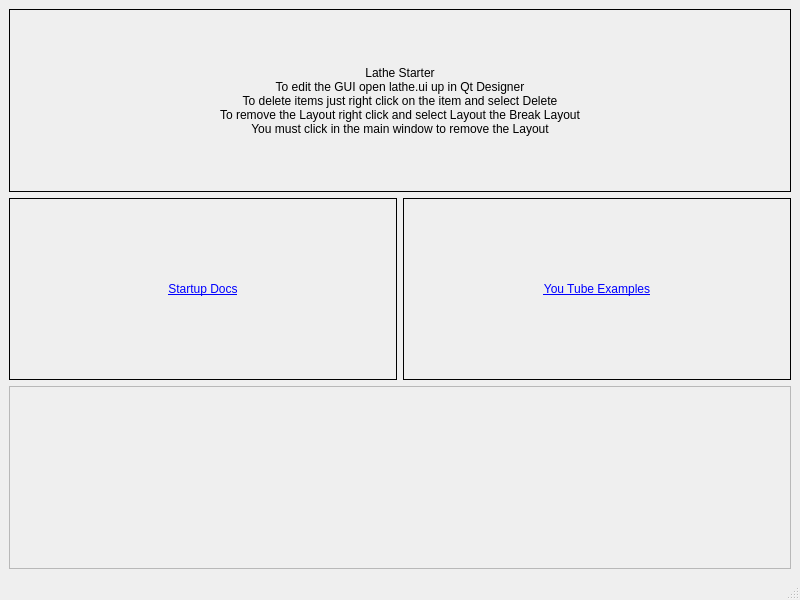
<?xml version="1.0" encoding="UTF-8"?>
<ui version="4.0">
 <class>MainWindow</class>
 <widget class="QMainWindow" name="MainWindow">
  <property name="geometry">
   <rect>
    <x>0</x>
    <y>0</y>
    <width>800</width>
    <height>600</height>
   </rect>
  </property>
  <property name="windowTitle">
   <string>MainWindow</string>
  </property>
  <widget class="QWidget" name="centralwidget">
   <layout class="QGridLayout" name="gridLayout">
    <item row="1" column="0">
     <widget class="QLabel" name="label_2">
      <property name="frameShape">
       <enum>QFrame::Box</enum>
      </property>
      <property name="text">
       <string>&lt;a href='https://gnipsel.com/linuxcnc/flexgui/build.html' target='_blank'&gt;Startup Docs&lt;/a&gt;</string>
      </property>
      <property name="alignment">
       <set>Qt::AlignCenter</set>
      </property>
      <property name="openExternalLinks">
       <bool>true</bool>
      </property>
     </widget>
    </item>
    <item row="1" column="1">
     <widget class="QLabel" name="label_3">
      <property name="frameShape">
       <enum>QFrame::Box</enum>
      </property>
      <property name="text">
       <string>&lt;a href='https://www.youtube.com/gnipsel/' target='_blank'&gt;You Tube Examples&lt;/a&gt;</string>
      </property>
      <property name="alignment">
       <set>Qt::AlignCenter</set>
      </property>
      <property name="openExternalLinks">
       <bool>true</bool>
      </property>
     </widget>
    </item>
    <item row="0" column="0" colspan="2">
     <widget class="QLabel" name="label">
      <property name="frameShape">
       <enum>QFrame::Box</enum>
      </property>
      <property name="text">
       <string>Lathe Starter
To edit the GUI open lathe.ui up in Qt Designer
To delete items just right click on the item and select Delete
To remove the Layout right click and select Layout the Break Layout
You must click in the main window to remove the Layout</string>
      </property>
      <property name="alignment">
       <set>Qt::AlignCenter</set>
      </property>
      <property name="openExternalLinks">
       <bool>true</bool>
      </property>
     </widget>
    </item>
    <item row="2" column="0" colspan="2">
     <widget class="QFrame" name="plot_widget">
      <property name="frameShape">
       <enum>QFrame::StyledPanel</enum>
      </property>
      <property name="frameShadow">
       <enum>QFrame::Raised</enum>
      </property>
     </widget>
    </item>
   </layout>
  </widget>
  <widget class="QMenuBar" name="menubar">
   <property name="geometry">
    <rect>
     <x>0</x>
     <y>0</y>
     <width>800</width>
     <height>24</height>
    </rect>
   </property>
  </widget>
  <widget class="QStatusBar" name="statusbar"/>
 </widget>
 <resources/>
 <connections/>
</ui>
